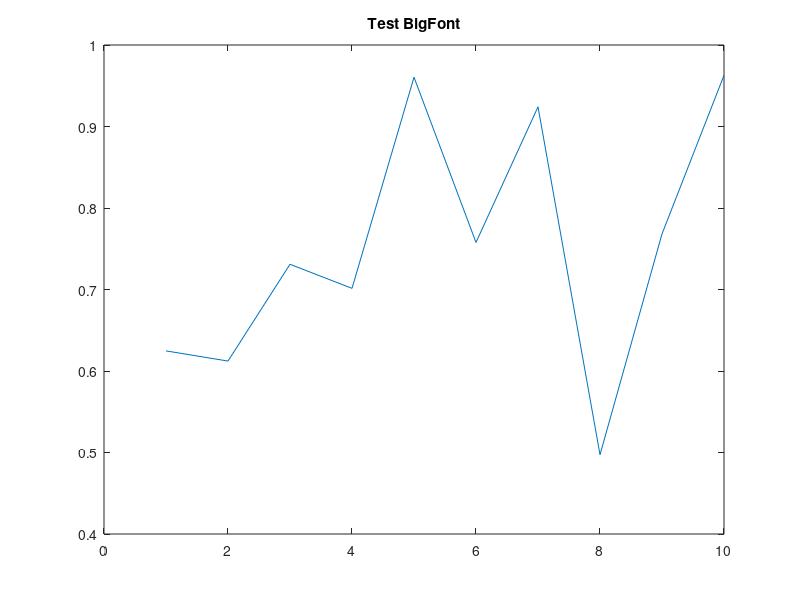

The MATLAB source for this figure: (Note: this script raises an error after producing the figure.)
%%%%%%%%%%%%%%%%%%%%%%%%%%%%%%%%%%%%%%%%%%%%%%%%%%%%%%%%%%%%%%%%%%%%%%%%%%%
%%%
%%%    This script tests the BigFont function
%%%
%%%%%%%%%%%%%%%%%%%%%%%%%%%%%%%%%%%%%%%%%%%%%%%%%%%%%%%%%%%%%%%%%%%%%%%%%%%

% TODO: example inputs are placeholders — verify against intended usage.
figure; plot(1:10, rand(1,10)); title('Test BigFont');
BigFont(24)
figpath = [statbrainz_maindir, 'tests/Figures/BigFont.png'];
exportgraphics(gcf, figpath)
fprintf('BigFont: figure written, file exists: %d\n', isfile(figpath));
